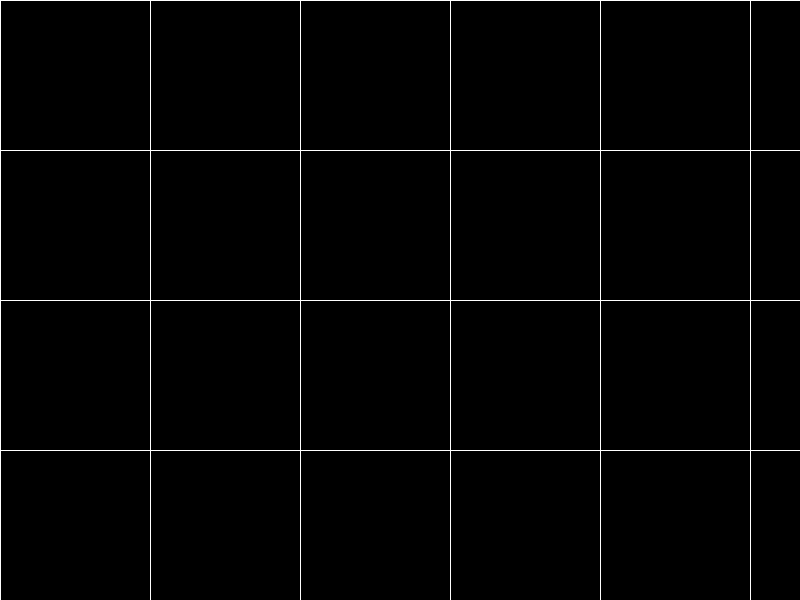
Frame 1 (no input)
Frame 60 (the mouse pressed at the canvas centre just before this capture): identical to frame 1, image omitted
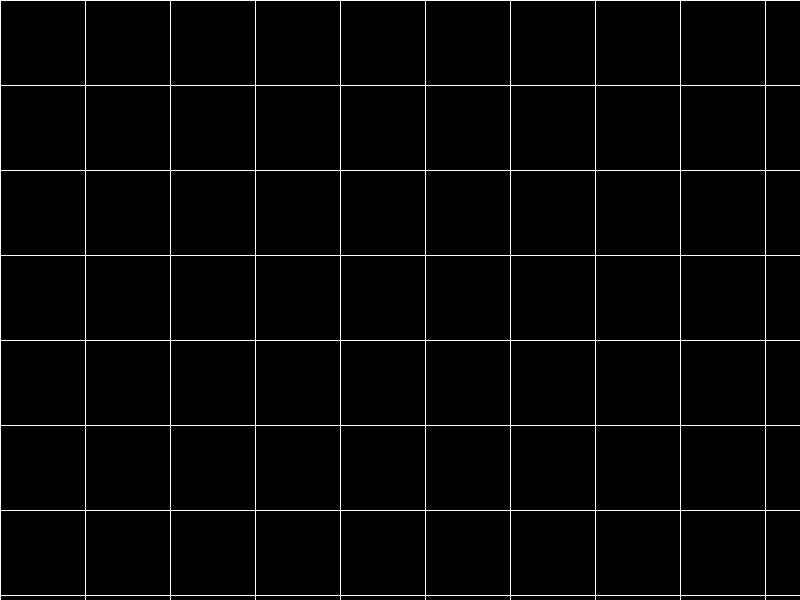
Frame 120 (the mouse held since frame 60 and released just before this capture)

The Processing sketch that drew these frames (run headless with seeded random() and noise(); from frame 60 on, the mouse is pressed at the canvas centre):

// Processing sketch: A_5_5_2_tabelaFORMouseFixe
// ── A_5_5_2_tabelaFORMouseFixe.pde
int espacoX, espacoY;
int i = 0;
int j = 0;

void setup() {

  size(800, 600);
}

void draw() {
  background(0);
  stroke(255);
  espacoX = int(map(mouseX, 0, width, 150, 20));
  espacoY = int(map(mouseY, 0, height, 150, 20));


  for (i = 0; i<width; i = i+espacoX) { 
    line(i, 0, i, height);
  }

  for (j = 0; j<width; j = j+espacoY) {

    line(0, j, width, j);
  }
}
